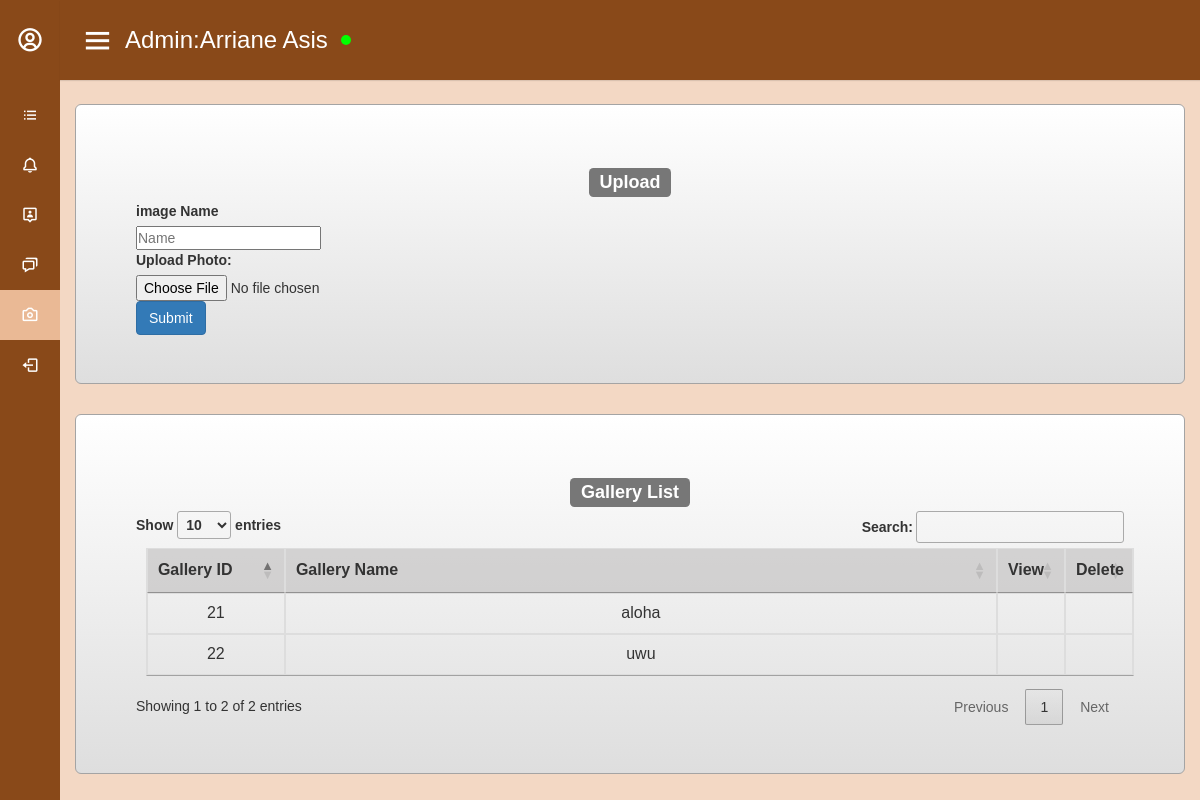
The page /adminSection/adminWebsite/adminGallery.php (signed in) on the database its author committed.
### tables this page shows
CREATE TABLE `img` (
  `img_id` int(255) NOT NULL,
  `img_name` varchar(255) NOT NULL,
  `file` text NOT NULL
);

### adminSection/adminWebsite/adminGallery.php (the view, shortened to what this page needs)
<?php include"../../database/connecting_to_DB.php";
?>
<html>
    <head>
    <link rel="stylesheet" href="https://cdn.jsdelivr.net/npm/bootstrap@4.1.3/dist/css/bootstrap.min.css">
    <link rel="stylesheet" href="https://maxcdn.bootstrapcdn.com/bootstrap/3.4.1/css/bootstrap.min.css">
    <link href='https://unpkg.com/boxicons@2.0.7/css/boxicons.min.css' rel='stylesheet'>
    <link rel="stylesheet" type="text/css" href="https://cdn.datatables.net/1.12.0/css/jquery.dataTables.css">
    <link rel="stylesheet" href="../adminCSS/pog.css">
    <link rel="stylesheet" href="../adminCSS/chat.css">
    </head>
    <body class="WebContainer" >
      <div class="sidebar">
    <div class="logo-details">
      <i class=' bx bx-user-circle'></i>
      <span class="logo_name">Menu</span>
    </div>
      <ul class="nav-links">
        <li>
          <a href="display.php" >
            <i class='	bx bx-list-ul' ></i>
            <span class="links_name">Booking</span>
          </a>
        </li>
        <li>
          <a href="an.php" >
            <i class='	bx bx-bell' ></i>
            <span class="links_name">Announcement</span>
          </a>
        </li>
        <li>
          <a href="adminlist.php">
            <i class='	bx bx-user-pin' ></i>
            <span class="links_name">Admin</span>
          </a>
        </li>
        <li>
          <a href="chatList.php" >
            <i class='	bx bx-chat' ></i>
            <span class="links_name">Chat</span>
          </a>
        </li>
        <li>
          <a href="adminGallery.php" class="active">
            <i class='	bx bx-camera' ></i>
            <span class="links_name">Gallery</span>
          </a>
        </li>
        <li>
          <a href="../adminCode/adminLogout.php">
            <i class='	bx bx-log-out' ></i>
            <span class="links_name">Log out</span>
          </a>
        </li>
      </ul>
  </div>
<section class="home-section " >
    <nav>
      <div class="sidebar-button">
        <i class='bx bx-menu sidebarBtn'></i>
         <span class="dashboard">Admin:</span> <?php echo $_SESSION["adminName"];?> &nbsp; <span class="dot"></span>
    </nav>
<div class="container  center  home-content" id="top">
<div  class="jumbotron jumbotron-fluid outerdiv">
<h3> <span class="label label-default">Upload</span>  </h3>
                        <form enctype="multipart/form-data" method="POST" class="left" action="../adminCode/add_img.php" >
                        <label >image Name</label><br>
                        <input Name='image_name' type="text" class="name" placeholder="Name"><br>
                        <label >Upload Photo:</label><br>
                      <input type="file" name="file" >
                                    <input type="submit" class="btn btn-primary" name="add_image">
                        </form>
</div>
<div  class=" jumbotron jumbotron-fluid outerdiv center">
<h3> <span class="label label-default">Gallery List</span>  </h3>
  <table  class="table table-bordered center poit" id="Gallery">
  <thead>
  <tr>
<th  scope="col" class="idHeader">Gallery ID</th>
<th scope="col">Gallery Name</th>
<th scope="col" style="width: 30px;">View</th>
<th scope="col" style="width: 30px;">Delete</th>
  </tr>
  </thead>
  <?php
				$sql_query1 = "SELECT * FROM img";
				$result1 = $conn -> query($sql_query1);
				while($row1 = $result1 -> fetch_assoc()){
					$img_id =  $row1['img_id'];
			?>
    <tr>
<td  scope="row"><?php echo $row1['img_id'];?></td>
<td  scope="row"><?php echo $row1['img_name'];?></td>
<td class="center"> 	<a href="view_img.php?img_id=<?php echo $img_id; ?>"> <iconify-icon icon="carbon:view-filled"style='font-size:25px;color:black'></iconify-icon></a></td>
<td class="center"> 	<a href="../adminCode/delete_image.php?img_id=<?php echo $img_id; ?>"> <iconify-icon icon="material-symbols:delete-forever"style='font-size:25px;color:red'></iconify-icon></a></td>
<?php
				}
			?>
    </tr>
</table>
</div>
  </div>
  </section>
    </body>
    </html>

### adminSection/adminCSS/pog.css (style rules this page uses)
html { --scrollbarBG: #894919; --thumbBG: #eab995; }
body { scrollbar-width: thin; scrollbar-color: var(--thumbBG) var(--scrollbarBG); font-family:'Open Sans', sans-serif; background-color: #eab995;; background-size: cover; background-repeat: no-repeat; background-attachment: fixed; }
.center { text-align: center; }
.left { text-align: left; }
.name { color: black; }
* { margin: 0; padding: 0; box-sizing: border-box; font-family: 'Poppins', sans-serif; }
.sidebar { position: fixed; height: 100%; width: 240px; background: #894919; transition: all 0.5s ease; }
.sidebar .logo-details { height: 80px; display: flex; align-items: center; }
.sidebar .logo-details i { font-size: 28px; font-weight: 500; color: #fff; min-width: 60px; text-align: center }
.sidebar .logo-details .logo_name { color: #fff; font-size: 24px; font-weight: 500; }
.sidebar .nav-links { margin-top: 10px; }
.sidebar .nav-links li { position: relative; list-style: none; height: 50px; }
.sidebar .nav-links li a { height: 100%; width: 100%; display: flex; align-items: center; text-decoration: none; transition: all 0.4s ease; }
.sidebar .nav-links li a.active { background: #eab995; }
.sidebar .nav-links li i { min-width: 60px; text-align: center; font-size: 18px; color: #fff; }
.sidebar .nav-links li a .links_name { color: #fff; font-size: 15px; font-weight: 400; white-space: nowrap; }
.home-section { position: relative; font-family:'Open Sans', sans-serif; background-color: #f3d8c4; background-size: cover; background-repeat: no-repeat; background-attachment: fixed; min-height: 100vh; width: calc(100% - 240px); left: 240px; transition: all 0.5s ease; }
.home-section nav { display: flex; justify-content: space-between; height: 80px; background: #894919; display: flex; color: white; align-items: center; position: fixed; width: calc(100% - 240px); left: 240px; z-index: 100; padding: 0 20px; box-shadow: 0 1px 1px rgba(0, 0, 0, 0.1); transition: all 0.5s ease; }
.home-section nav .sidebar-button { display: flex; align-items: center; font-size: 24px; font-weight: 500; }
nav .sidebar-button i { font-size: 35px; margin-right: 10px; }
.home-section .home-content { position: relative; padding-top: 104px; }
@media (max-width: 1240px) { .sidebar { width: 60px; } }
@media (max-width: 1240px) { .home-section { width: calc(100% - 60px); left: 60px; } }
@media (max-width: 1240px) { .home-section nav { width: calc(100% - 60px); left: 60px; } }
.dot { height: 10px; width: 10px; background-color: rgb(0, 255, 0); border-radius: 50%; display: inline-block; }
thead { background-color: #b2b1b17f; }
.table { min-width: 50%; margin: 1% !important; border-spacing: 20px; table-layout: fixed; }
.outerdiv { border: 1px solid rgb(164, 164, 164); border-radius: 8px; background: transparent linear-gradient(rgb(255, 255, 255), rgb(222, 222, 222)) repeat scroll 0% 0%; clear: both; }
td { word-wrap: break-word; }
table td { border: 1px solid green; }
.WebContainer { width:100%; min-width:1000px; height:auto; }
.idHeader { width: 100px; }

### rows shown on the page
img: img_id "21", img_name "aloha"
img: img_id "22", img_name "uwu"

### other values the page prints
$_SESSION["adminName"] "Arriane Asis"
